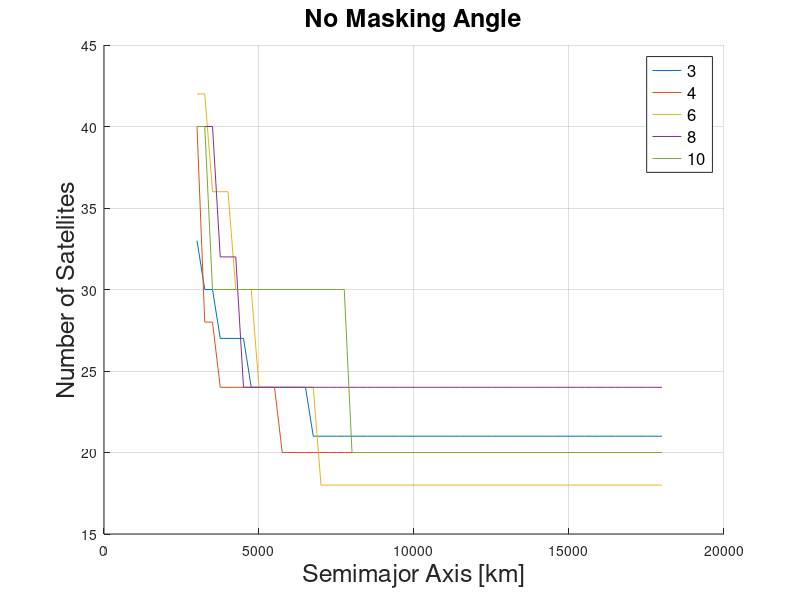
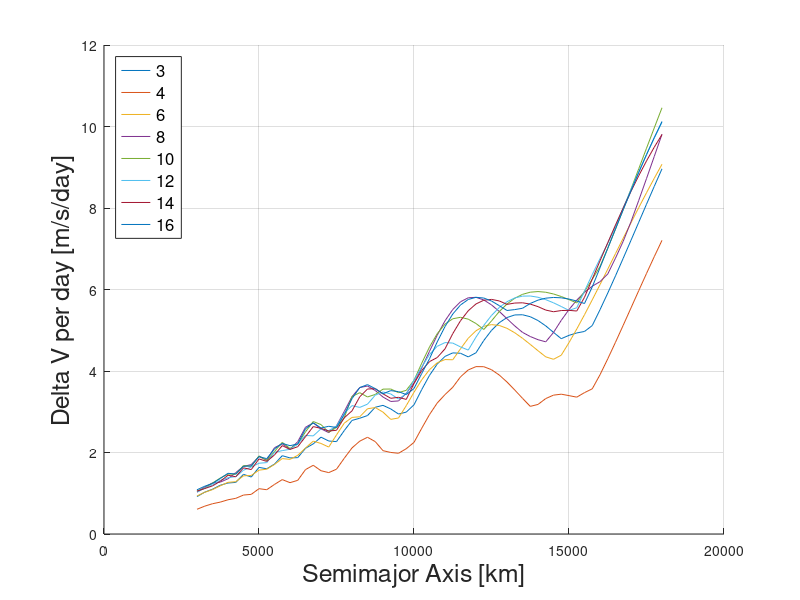

The MATLAB source for these figures, in order: (Note: this script raises an error after producing the figures.)
%% Constellation Element Trade 0 degree
% add forcemodel
clear ; close all ; clc ;

% results = xlsread( 'CTR_20d_2.csv' ) ;
% save( 'CTR_0d.mat' ) ;

load( 'CTR_0d.mat' ) ;
aR = results( : , 1 ) ;
iR = results( : , 2 ) ;
TR = results( : , 3 ) ;
PR = results( : , 4 ) ;
COVaR = results( : , 7 ) ;
COVsR = results( : , 8 ) ;
dvmaxR = results( : , 9 ) ;
dvavgR = results( : , 10 ) ;
P = [ 3 , 4 , 6 , 8 , 10 , 12 , 14 , 16 ] ;

for ii = 1:length(P)
        index = find( PR == P(ii) ) ;
        a(:,ii) = aR( index ) ;
        i(:,ii) = iR( index ) ;
        T(:,ii) = TR( index ) ;
        Ps(:,ii) = PR( index ) ;
        dvmax(:,ii) = dvmaxR( index ) ;
        dvavg(:,ii) = dvavgR( index ) ;
        a(:,ii) = aR( index ) ;
        i(:,ii) = iR( index ) ;
        T(:,ii) = TR( index ) ;
        COVa(:,ii) = COVaR( index ) ;
        COVs(:,ii) = COVsR( index ) ;
        dvmax(:,ii) = dvmaxR( index ) ;
        dvavg(:,ii) = dvavgR( index ) ;
end
aLabel = a(:,1) ;

figure
hold on
grid on
for ii = 1:5 %length(P)
    plot( a(:,ii) , T(:,ii) )
end
hold off
% set( gca , 'XTick' , [] , 'YTick' , [] )
xlabel( 'Semimajor Axis [km]' , 'fontsize' , 18)
ylabel( 'Number of Satellites' , 'fontsize' , 18)
title( 'No Masking Angle' , 'fontsize' , 18)
legend( '3' , '4' , '6' , '8' , '10' , '12' , '14' , '16' , 'fontsize' , 12) ;

figure
hold on
grid on
for ii = 1:length(P)
    plot( a(:,ii) , dvmax(:,ii) )
end
hold off
% set( gca , 'XTick' , [] , 'YTick' , [] )
xlabel( 'Semimajor Axis [km]' , 'fontsize' , 18 )
ylabel( 'Delta V per day [m/s/day]' , 'fontsize' , 18 )
legend( '3' , '4' , '6' , '8' , '10' , '12' , '14' , '16' , 'fontsize' , 12 , 'location' , 'northwest' ) ;
% 
% figure
% hold on
% for ii = 1:length(P)
%     plot( a(:,ii) , COVa(:,ii) )
% end
% hold off
% xlabel( 'Semimajor Axis [km]' )
% ylabel( 'COV' )
% legend( '3' , '4' , '6' , '8' , '10' , '12' , '14' , '16' ) ;

Tmap = mapHL( T , 9 ) ;
Pmap = mapHL( Ps , 5 ) ;
dvmap = mapHL( dvmax , 7 ) ;
COVmap = mapHL( COVa , 1 ) ;
intersection = pinter( P ) ;
D = size( a ) ;
intersectionFull = intersection ;
for ii = 2:D(1)
    intersectionFull = [ intersectionFull ; intersection ] ;
end
imap = mapHL( intersectionFull , 3 ) ;

score = Tmap + Pmap + dvmap + COVmap + imap ;
figure
surf( P , aLabel , score )
xlabel( 'Planes' )
ylabel( 'Semimajor Axis [km]' )
zlabel( 'Score in Trade Study' )





function Amap = mapHL( A , weight )
maximum = max( max( A ) ) ;
offset = min( min( A ) ) ;
D = size( A ) ;
    for ii = 1:D(1)
        for jj = 1:D(2) 
            Amap(ii,jj) = weight*( 10 - floor( 10*( A(ii,jj) - offset )/( maximum - offset ) ) ) ;
        end
    end
end

function inter = pinter( P )
ending = length(P) ;
    for jj = 1:ending
        interv = 0 ;
        for ii = 1:P(jj)-1
            interv = interv + ii ;
        end
        inter(jj) = interv*2 ;
    end
end
